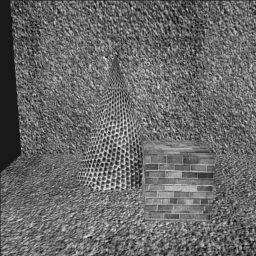
%> input picture HW10_Manjari/given_pics/left.png, 256 x 256 px
$ octave HW10.m   (GNU Octave 9; MATLAB toolbox functions it lacks are replaced by stand-ins)
%> lines starting %> are read from the running program, lines starting %| are printed output that depends on the picture
% Manjari Akella
% CSE5524 - HW10
% 11/04/2013

%%%%%%%%%%%%%%%%%%%%%%%%%%%%%%%%%%%%%%%%
% Question 1
close all;
clear all;
clc;
% Load data
data = load('given_data/homography.txt');
% Set N=number of data points
N = size(data,1);
% Seperate points of the 2 images
P1 = data(:,1:2);
P2 = data(:,3:4);
% Compute mean for each image
m1 = mean(P1);
m2 = mean(P2);
% Compute scale factor for each image
s1 = (sqrt(2))/(sum(sqrt(sum(((P1-[repmat(m1(1,1),[N 1]),repmat(m1(1,2),[N 1])]).^2),2)))/N);
s2 = (sqrt(2))/(sum(sqrt(sum(((P2-[repmat(m2(1,1),[N 1]),repmat(m2(1,2),[N 1])]).^2),2)))/N);
% Define T matrices
T1 = [s1,0,-s1*m1(1,1);0,s1,-s1*m1(1,2);0,0,1];
T2 = [s2,0,-s2*m2(1,1);0,s2,-s2*m2(1,2);0,0,1];
% Transform given points
TP1 = [];
TP2 = [];
for i=1:N
    % Multiply in homogenous land
    t = T1*[P1(i,:)';1];
    % Convert back to inhomogenous land
    t = t./t(size(t,1),1);
    % Append into transformed points vector
    TP1 = [TP1;t'];
    t = T2*[P2(i,:)';1];
    t = t./t(size(t,1),1);
    TP2 = [TP2;t'];
end
% Crop off trailing ones
TP1 = TP1(:,1:2);
TP2 = TP2(:,1:2);
% Create A matrix
A=[];
for i=1:N
        % Compute rows for each point
        temp = [TP1(i,1),TP1(i,2),1,0,0,0,(-TP1(i,1)*TP2(i,1)),(-TP1(i,2)*TP2(i,1)),-TP2(i,1);
                0,0,0,TP1(i,1),TP1(i,2),1,(-TP1(i,1)*TP2(i,2)),(-TP1(i,2)*TP2(i,2)),-TP2(i,2)];
        % Append into A matrix
        A = [A;temp];
end
% Transpose
AT = A';
% Multiply
B = AT*A;
% Find  Eigen values and vectors
[EVec,EVal] = eig(B);
% Minimum Eigen value index
[~,ind]=min(diag(EVal)');
% Unrasterize corresponding Eigen Vector to form H of transformed points
TH = [EVec(1:3,ind)';EVec(4:6,ind)';EVec(7:9,ind)'];
% Un-normalize TH
H = T2\TH*T1;
fprintf('Homography Transformation Matrix\n');
disp(H);

%%%%%%%%%%%%%%%%%%%%%%%%%%%%%%%%%%%%%%%%
% Question 2
computedP = [];
for i=1:N
    % Multiply in homogenous land
    newP = H*[P1(i,:)';1];
    % Convert to inhomogenous land
    newP = newP./newP(size(newP,1),1);
    % Append new 2D point into matrix
    computedP = [computedP;newP'];
end
% Crop off trailing 1 to represent in inhomogenous land
computedP = computedP(:,1:2);
% Plot image points (projected+given)
figure('Name','Q2: Given vs Projected Image Points ','NumberTitle','off');
plot(P2(:,1),P2(:,2),'bx');
hold on;
plot(computedP(:,1),computedP(:,2),'ro');
hleg = legend('Given points Img 2','Computed points Img 2','Location','SouthWest');
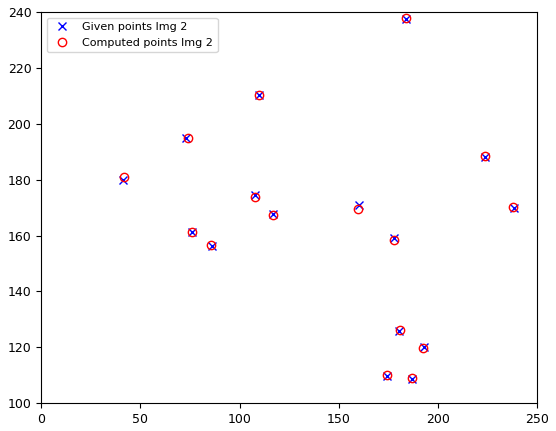
%> figure redrawn from the program's plot data
hold off;

%%%%%%%%%%%%%%%%%%%%%%%%%%%%%%%%%%%%%%%%
% Question 3
% (x1-xo).^2,(y1-yo).^2
e = (computedP-P2).^2;
% Sum of squared error
error =sum(sum(e,2));
fprintf('Sum of squared error is %.10f',error);
pause;

%%%%%%%%%%%%%%%%%%%%%%%%%%%%%%%%%%%%%%%%
% Question 4
clear all;
close all;
data = load('given_data/funMatrix.txt');
% Set N=number of data points
N = size(data,1);
% Seperate points of the 2 images
P1 = data(:,1:2);
P2 = data(:,3:4);
% Compute mean for each image
m1 = mean(P1);
m2 = mean(P2);
% Compute scale factor for each image
s1 = (sqrt(2))/(sum(sqrt(sum(((P1-[repmat(m1(1,1),[N 1]),repmat(m1(1,2),[N 1])]).^2),2)))/N);
s2 = (sqrt(2))/(sum(sqrt(sum(((P2-[repmat(m2(1,1),[N 1]),repmat(m2(1,2),[N 1])]).^2),2)))/N);
% Define T matrices
T1 = [s1,0,-s1*m1(1,1);0,s1,-s1*m1(1,2);0,0,1];
T2 = [s2,0,-s2*m2(1,1);0,s2,-s2*m2(1,2);0,0,1];
% Transform given points
TP1 = [];
TP2 = [];
for i=1:N
    % Multiply in homogenous land
    t = T1*[P1(i,:)';1];
    % Convert back to inhomogenous land
    t = t./t(size(t,1),1);
    % Append into transformed points vector
    TP1 = [TP1;t'];
    t = T2*[P2(i,:)';1];
    t = t./t(size(t,1),1);
    TP2 = [TP2;t'];
end
% Crop off trailing ones
TP1 = TP1(:,1:2);
TP2 = TP2(:,1:2);
% Create A matrix
A=[];
for i=1:N
        % Append row corresponding to each point into A matrix
        temp = [(TP2(i,1)*TP1(i,1)),(TP2(i,1)*TP1(i,2)),TP2(i,1),(TP2(i,2)*TP1(i,1)),(TP2(i,2)*TP1(i,2)),TP2(i,2),TP1(i,1),TP1(i,2),1];
        A = [A;temp];
end
% Transpose
AT = A';
% Multiply
B = AT*A;
% Find  Eigen values and vectors
[EVec,EVal] = eig(B);
% Minimum Eigen value index
[~,ind]=min(diag(EVal)');
% Unrasterize correspoding Eigen Vector to form F of transformed points
TF = [EVec(1:3,ind)';EVec(4:6,ind)';EVec(7:9,ind)'];
% Perfom SVD
[U,S,V] = svd(TF);
S(end)=0;
NewTF = U*S*V';
% Un-normalize the NewF matrix
F = T2'*NewTF*T1;
fprintf('\nFundamental Matrix\n');
disp(F);

%%%%%%%%%%%%%%%%%%%%%%%%%%%%%%%%%%%%%%%%
% Question 5
for i=1:N
    e(i,1) = [P2(i,:),1]*F*[P1(i,:)';1];
end
error = sum(e.^2);
fprintf('Sum of squared error is %.10f',error);
pause;

%%%%%%%%%%%%%%%%%%%%%%%%%%%%%%%%%%%%%%%%
% Question 6
clear all;
close all;
clc;
% Load images
IL = double(imread('given_pics/left.png'));
%> IL: size 256x256 double; min 5, max 239, mean 104.6; mean of the top-left, top-right, bottom-left and bottom-right quarters 95.7, 105.4, 106.7, 110.6
IR = double(imread('given_pics/right.png'));
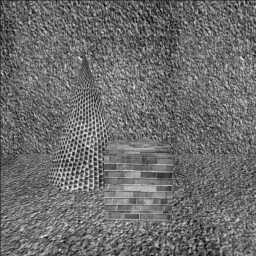
%> input picture HW10_Manjari/given_pics/right.png, 256 x 256 px
%> IR: size 256x256 double; min 5, max 236, mean 108.4; mean of the top-left, top-right, bottom-left and bottom-right quarters 106.9, 105.6, 113.8, 107.1
% Define size of search and template images, offset, Disparity matrix
sr = size(IR,1);
%> sr = 256
sc = size(IR,2);
%> sc = 256
tr = 11;
tc = 11;
offset = ceil(tr/2);
D = zeros(sr,sc);
%> (the run ends here)
